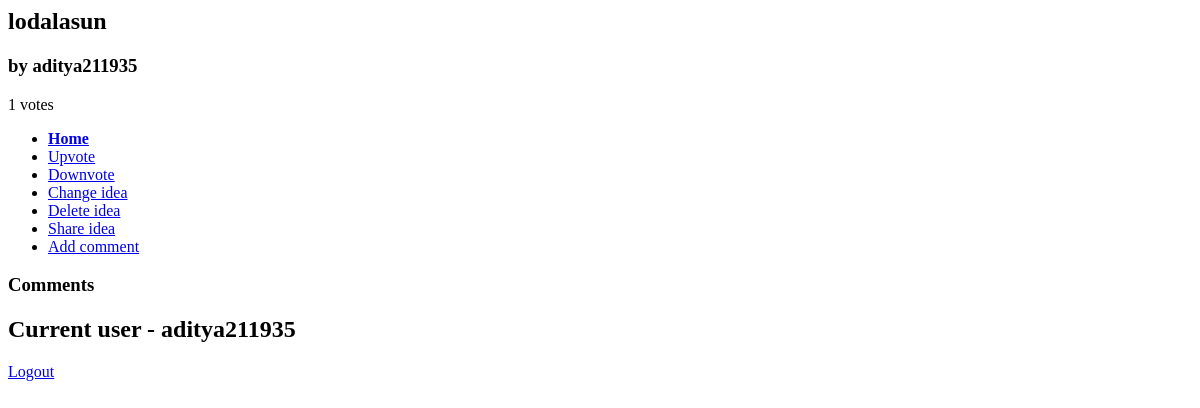
The page /ideas/24/ (signed in) on the database as committed earlier.
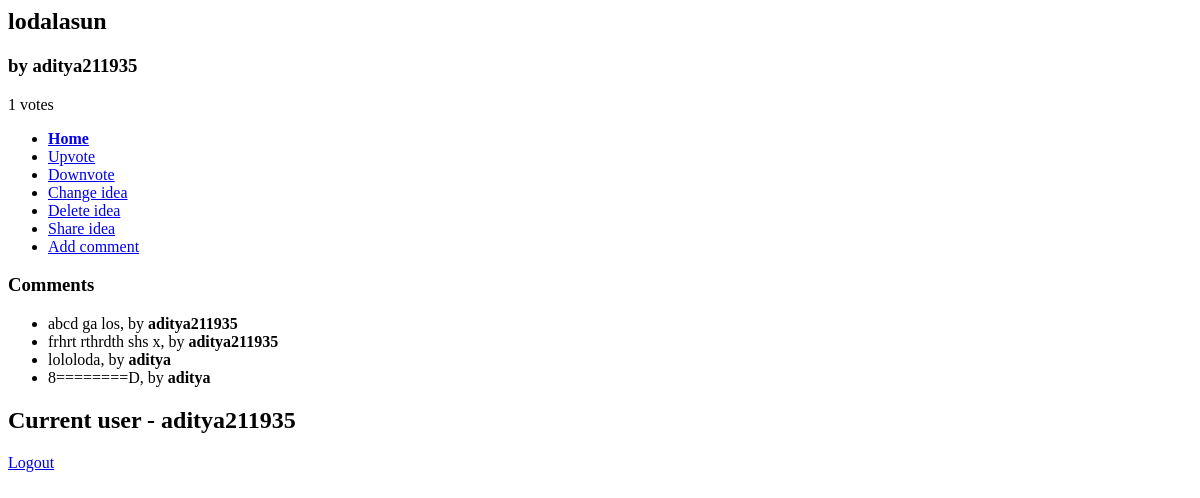
The same page on the database as committed later.
### ideas/models.py (models this page shows, shortened)
class Idea(models.Model):
	user = models.ForeignKey(settings.AUTH_USER_MODEL, on_delete=models.CASCADE)
	idea_text = models.CharField(max_length=200)
	votes = models.IntegerField(default=0)
	pub_date = models.DateTimeField(default = now)

class CustomUser(AbstractUser):
	def __str__(self):
		return self.username

class Comment(models.Model):
	idea = models.ForeignKey(Idea, on_delete=models.CASCADE)
	user = models.ForeignKey(settings.AUTH_USER_MODEL, on_delete=models.CASCADE)
	comment_text = models.CharField(max_length=300)
	pub_date = models.DateTimeField(default = now)

### ideas/views.py (the view)
# urls.py: path('<int:idea_id>/', views.detail, name='detail'),
@login_required(login_url=reverse_lazy('ideas:login'))
def detail(request, idea_id):
	idea = get_object_or_404(Idea, pk=idea_id)
	return render(request, 'ideas/detail.html', {'idea': idea})

### ideas/templates/ideas/detail.html (shortened to what this page needs)
<h2>{{ idea.idea_text }}</h2>
<h3>by {{ idea.user }}</h3>
<p>{{ idea.votes }} votes</p>
<ul>
	<li><strong><a href="{% url 'ideas:ideas_home' %}">Home</a></strong></li>
	<li><a href="{% url 'ideas:upvote' idea.id %}">Upvote</a></li>
	<li><a href="{% url 'ideas:downvote' idea.id %}">Downvote</a></li>
	<li><a href="{% url 'ideas:change_idea' idea.id %}">Change idea</a></li>
	<li><a href="{% url 'ideas:delete_idea' idea.id %}">Delete idea</a></li>
	<li><a href="{% url 'ideas:share_idea' idea.id %}">Share idea</a></li>
	<li><a href="{% url 'ideas:add_comment' idea.id %}">Add comment</a></li>
</ul>
<h3>Comments</h3>
<ul>
	{% for comment in idea.comment_set.all %}
		<li>{{ comment.comment_text }}, by <strong>{{ comment.user.username }}</strong></li>
	{% endfor %}
</ul>
<h2>Current user - {{ user.username }}</h2>
<a href="{% url 'ideas:logout' %}">Logout</a>

Rows that differ between the two databases and show on the page:
added Comment: comment_text "abcd ga los", user.username "aditya211935"
added Comment: comment_text "frhrt rthrdth shs x", user.username "aditya211935"
added Comment: comment_text "lololoda", user.username "aditya"
added Comment: comment_text "8========D", user.username "aditya"
